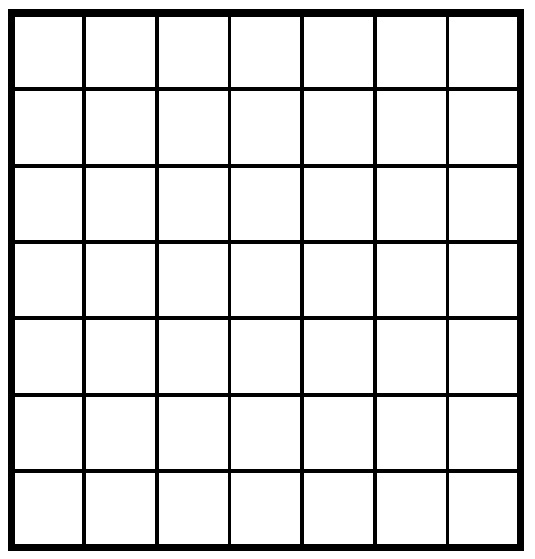
#> input picture transformation/images/grid.jpg, 535 x 559 px
$ jupyter execute image_warpping.ipynb   (shell and % lines are left out)
#> lines starting #> are read from the running program, lines starting #| are printed output that depends on the picture
# Image Warpping

[cell 1]
import cv2
import numpy as np
import matplotlib.pyplot as plt

[cell 2]
IMAGE_DIR = "./images/"
image = 'grid.jpg'

[cell 3]
img = cv2.imread(IMAGE_DIR+image)
#> img is the input picture: shape (559, 535, 3); min 0, max 255, mean 222.4
plt.imshow(img)
width, height, ch = img.shape
#> width = 559; height = 535; ch = 3

[cell 4]
cv2.circle(img, (447, 90), 10, (0, 0, 255), -1)
cv2.circle(img, (83, 90), 10, (0, 0, 255), -1)
cv2.circle(img, (83, 472), 10, (0, 0, 255), -1)
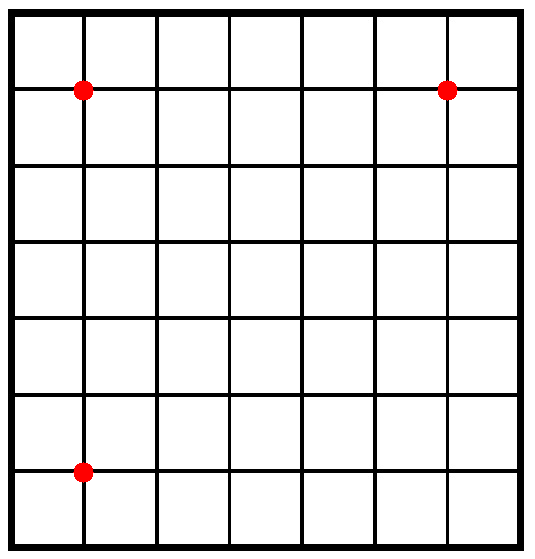
#> img: shape (559, 535, 3); mean B, G, R 221.9, 221.9, 222.7

plt.imshow(img)

[cell 5]
ptsl = np.float32([[83, 90], [447,90], [83, 472]])
pts2 = np.float32([[30, 90], [447,90], [83, 472]])

[cell 6]
ptsl = np.float32([[83, 90], [447,90], [83, 472]])
pts2 = np.float32([[30, 90], [447,90], [83, 472]])
affined_matrix = cv2.getAffineTransform(ptsl, pts2)
affined_img = cv2.warpAffine(img, affined_matrix, (height, width))
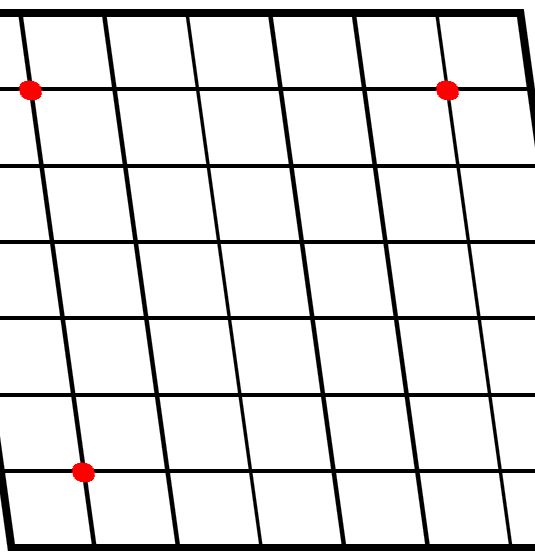
#> affined_img: shape (559, 535, 3); mean B, G, R 224.8, 224.8, 225.7

[cell 7]
fig = plt.figure(figsize=[20, 10])
ax1 = fig.add_subplot(121)
ax1.imshow(img)
ax1 = fig.add_subplot(122)
ax1.imshow(affined_img)
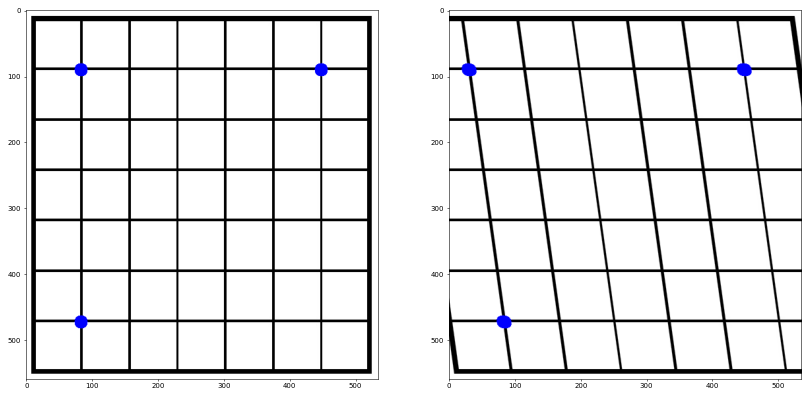
#> figure drawn by matplotlib, 2 panels; B, G, R data is drawn as R, G, B
